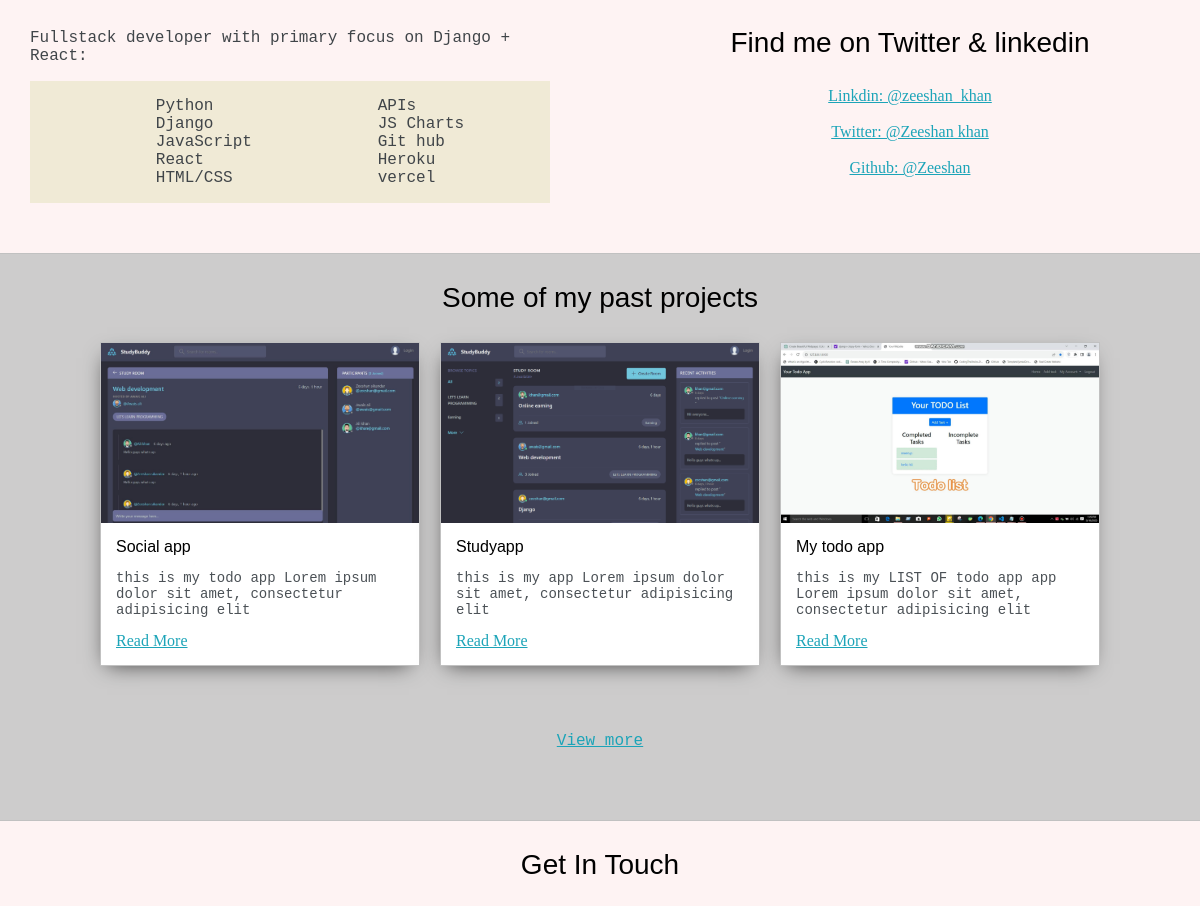
Before: / (middle part) with the older database file.
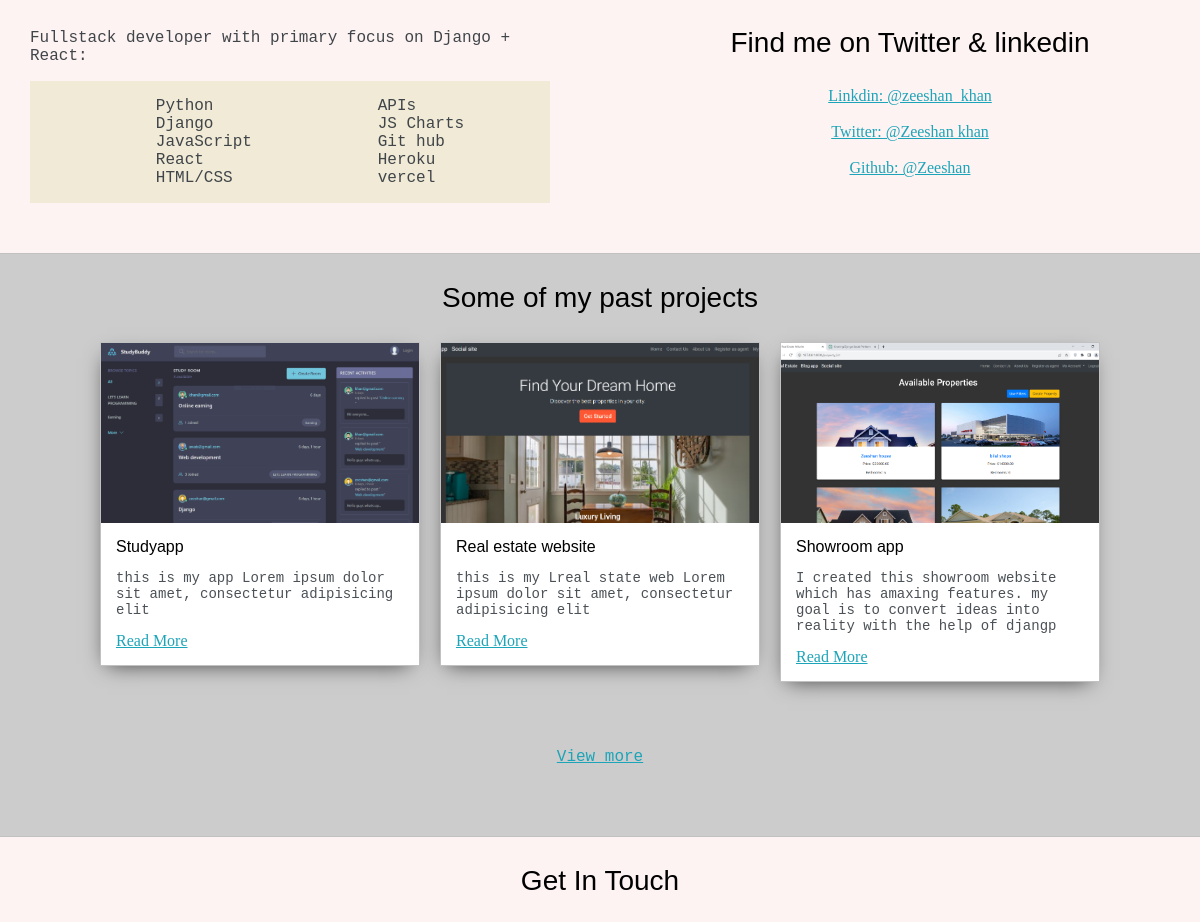
After: the same page with the newer database file.
### webapp/models.py (models this page shows, shortened)
class posts(models.Model):
    headline = models.CharField( max_length=50)
    sub_headline = models.CharField( max_length=250)
    thumbnail= models.ImageField(null=True , blank=True , default='desktop wallpaper.jpg')
    body = models.TextField(null=True , blank=True)
    created = models.DateTimeField( auto_now_add=True)
    tags=models.ManyToManyField(tags, null=True)

### webapp/views.py (the view)
# urls.py: 2. Add a URL to urlpatterns:  path('', views.home, name='home')
def home(request):
    post = posts.objects.all()[0:3]
    return render(request , 'webapp/home.html',{'posts':post})

### webapp/templates/webapp/home.html (shortened to what this page needs)
{% extends "webapp/base.html" %}
{% load static %}
{% block content %}
	<section class="s2">
		<div class="main-container">
			<div class="about-wrapper">
				<div class="about-me">
					<p>Fullstack developer with primary focus on Django + React: </p>
					<div id="skills">
						<ul>
							<li>Python</li>
							<li>Django</li>
							<li>JavaScript</li>
							<li>React</li>
							<li>HTML/CSS</li>
						</ul>
						<ul>
							<li> APIs</li>
							<li>JS Charts</li>
							<li>Git hub</li>
							<li>Heroku</li>
							<li>vercel</li>
						</ul>
					</div>
				</div>
				<div class="social-links">
					<h3>Find me on Twitter & linkedin</h3>
					<a target="_blank" href="https://www.linkedin.com/in/zeeshan-khan-460964271">Linkdin: @zeeshan_khan</a>
					<br>
					<a target="_blank" href="https://twitter.com/Zeeshan_Sikndar">Twitter: @Zeeshan khan</a>
					<br>
					<a target="_blank" href="https://github.com/zeeshan07github">Github: @Zeeshan</a>
				</div>
			</div>
		</div>
	</section>
	<section class="s1">
		<div class="main-container">
			<h3 style="text-align: center;">Some of my past projects</h3>
			<div class="post-wrapper">
				{% for post in posts  %}
    <div>
        <div class="post">
            <img class="thumbnail" src="{{post.thumbnail.url}}">
            <div class="post-preview">
                <h6 class="post-title">{{post.headline}}</h6>
                <p class="post-intro">{{post.sub_headline}}</p>
                <a href=" {% url 'posts'  %} ">Read More</a>
				<br>
            </div>
        </div>
    </div>
    {% endfor %}
			</div>
			<p style = 'text-align: center;'>
				<a href="{% url 'posts' %}">View more</a>
				<br>
				<br>
				<br>
				<br>
			</p>
		</div>
	</section>
	<section class="s2">
		<div class="main-container">
			<h3 style="text-align: center;">Get In Touch</h3>
		</div>
	</section>
	{% endblock content %}

Changed rows visible on the page:
removed posts: thumbnail (picture), headline "Social app", sub_headline "this is my todo app Lorem ipsum dolor sit amet, consectetur adipisicing elit"
changed posts: thumbnail: a different picture; headline "My todo app" → "Real estate website"; sub_headline "this is my LIST OF todo app app Lorem ipsum dolor sit amet, consectetur adipisicing elit" → "this is my Lreal state web Lorem ipsum dolor sit amet, consectetur adipisicing elit"
added posts: thumbnail (picture), headline "Showroom app", sub_headline "I created this showroom website which has amaxing features. my goal is to convert ideas into reality with the help of djangp"
